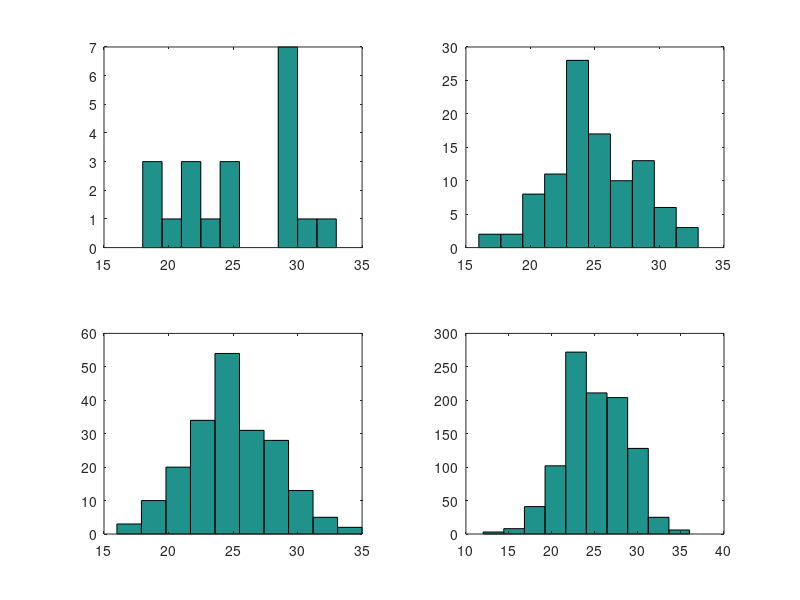

This chart was generated by the following MATLAB code:
clc;clear all;close all;
i=1;
for i = 1 : 20
A = randi([0:1],[50,1]);
No_of_heads(i)=sum(A(:) == 1); % Total No of heads %
end
subplot(2,2,1); hist(No_of_heads);
hold all;

i=1;
for i = 1 : 100
A = randi([0:1],[50,1]);
No_of_heads(i)=sum(A(:) == 1); % Total No of heads %
end
subplot(2,2,2); hist(No_of_heads);

i=1;
for i = 1 : 200
A = randi([0:1],[50,1]);
No_of_heads(i)=sum(A(:) == 1); % Total No of heads %
end
subplot(2,2,3); hist(No_of_heads);

i=1;
for i = 1 : 1000
A = randi([0:1],[50,1]);
No_of_heads(i)=sum(A(:) == 1) ;% Total No of heads %
end
subplot(2,2,4); hist(No_of_heads);





